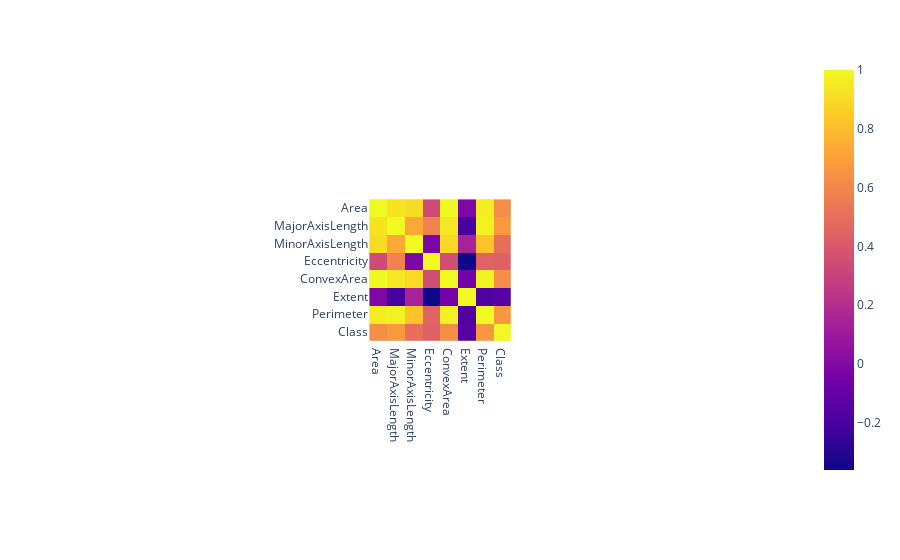

Notebook cell for this chart:
### Code cell
corr_matrix = df.corr()
fig = px.imshow(corr_matrix)
fig.show();

### Figure 1 — Plotly figure (JSON) as saved in the notebook; plotly's stock layout.template omitted (floating-point values rounded to 4 significant figures)
{"data": [{"coloraxis": "coloraxis", "hovertemplate": "x: %{x}<br>y: %{y}<br>color: %{z}<extra></extra>", "name": "0", "type": "heatmap", "x": ["Area", "MajorAxisLength", "MinorAxisLength", "Eccentricity", "ConvexArea", "Extent", "Perimeter", "Class"], "xaxis": "x", "y": ["Area", "MajorAxisLength", "MinorAxisLength", "Eccentricity", "ConvexArea", "Extent", "Perimeter", "Class"], "yaxis": "y", "z": [[1, 0.9328, 0.9066, 0.3361, 0.9959, -0.0135, 0.9614, 0.6257], [0.9328, 1, 0.728, 0.5836, 0.945, -0.2039, 0.978, 0.6732], [0.9066, 0.728, 1, -0.02768, 0.8957, 0.1453, 0.8274, 0.5031], [0.3361, 0.5836, -0.02768, 1, 0.3482, -0.3611, 0.4478, 0.4385], [0.9959, 0.945, 0.8957, 0.3482, 1, -0.0548, 0.9766, 0.6256], [-0.0135, -0.2039, 0.1453, -0.3611, -0.0548, 1, -0.1734, -0.1547], [0.9614, 0.978, 0.8274, 0.4478, 0.9766, -0.1734, 1, 0.666], [0.6257, 0.6732, 0.5031, 0.4385, 0.6256, -0.1547, 0.666, 1]]}], "layout": {"autosize": true, "coloraxis": {"colorscale": [[0, "#0d0887"], [0.1111, "#46039f"], [0.2222, "#7201a8"], [0.3333, "#9c179e"], [0.4444, "#bd3786"], [0.5556, "#d8576b"], [0.6667, "#ed7953"], [0.7778, "#fb9f3a"], [0.8889, "#fdca26"], [1, "#f0f921"]]}, "margin": {"t": 60}, "xaxis": {"anchor": "y", "autorange": true, "constrain": "domain", "domain": [0.4017, 0.5983], "range": [-0.5, 7.5], "scaleanchor": "y", "type": "category"}, "yaxis": {"anchor": "x", "autorange": true, "constrain": "domain", "domain": [0, 1], "range": [7.5, -0.5], "type": "category"}}}
